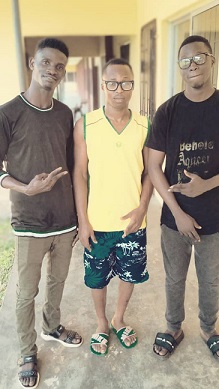
#> input picture Images/friends.jpg, 219 x 389 px
$ python maskhist.py
#> lines starting #> are read from the running program, lines starting #| are printed output that depends on the picture; after the words box and inside, x2 and y2 are one past the last pixel; in counts of white or black regions, pixels touching at a corner belong together
import cv2 as cv
import numpy as np
import matplotlib.pyplot as plt
img = cv.imread("Images/friends.jpg")
#> img is the input picture: shape (389, 219, 3); mean B, G, R 130.2, 150.5, 160.8
blank = np.zeros(img.shape[:2], dtype = "uint8")
rectangular_mask = cv.rectangle(blank.copy(), (30, 30), (100, 200), 255, -1)
cv.imshow("RECTANGULAR MASK", rectangular_mask)
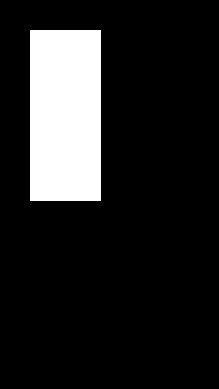
#> window 'RECTANGULAR MASK': shape (389, 219); 14.3% white; 1 white region, box (x1, y1, x2, y2) and area: (30, 30, 101, 201) 12141
masked = cv.bitwise_and(img, img, mask=rectangular_mask)
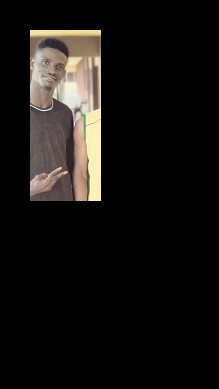
#> masked: shape (389, 219, 3); mean B, G, R 17.3, 19.8, 22.2
colors= ('b', 'g', 'r')
plt.figure
plt.xlabel("bins")
plt.ylabel(" No of Pixels")
plt.title("Histogram of the colour format of the masked image")


for i, col in enumerate(colors):
    hist = cv.calcHist([img], [i], rectangular_mask, [256], [0, 255])
    plt.plot(hist, color=col)
    plt.xlim([0, 255])

plt.show()
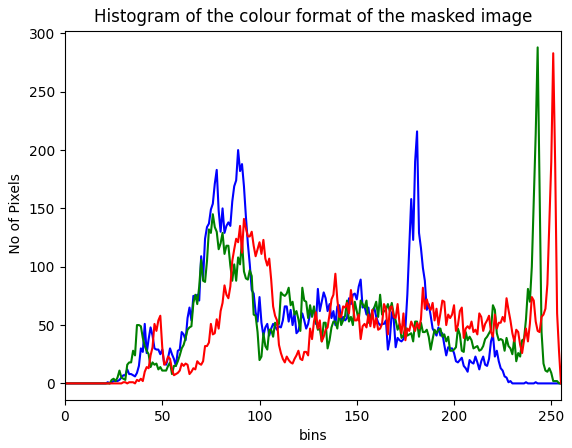
#> figure drawn by matplotlib, 1 panel; curve peaks at x = 181, y = 216; curve peaks at x = 243, y = 288; curve peaks at x = 251, y = 283

cv.waitKey(0)

$ run again, with Images/flex.jpg copied over Images/friends.jpg
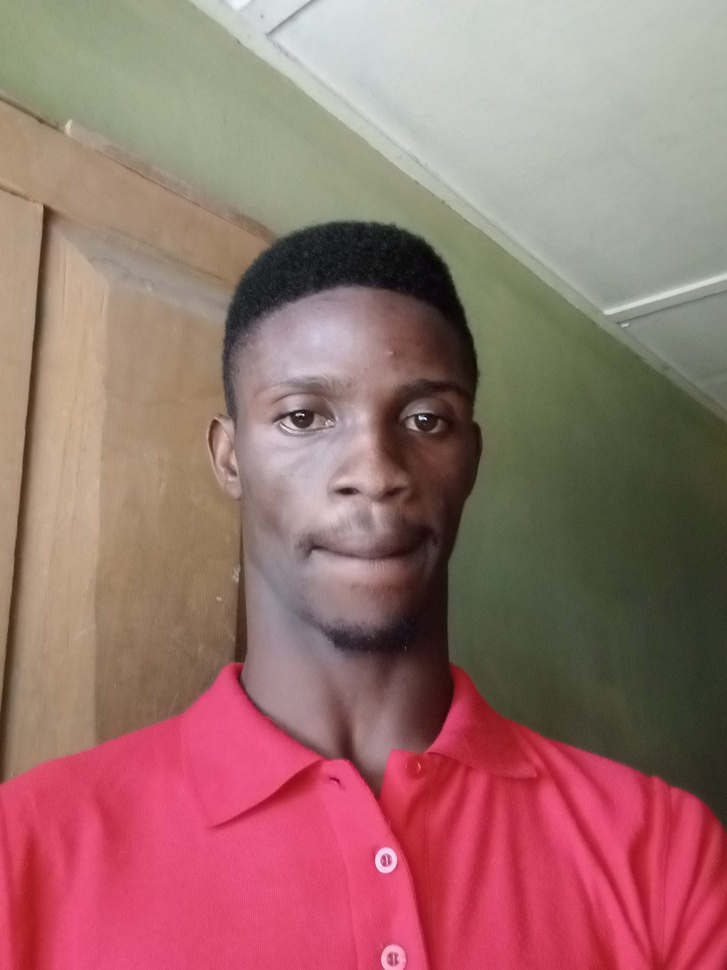
#> input picture Images/flex.jpg, 727 x 970 px, shrunk from 2448 x 3264 before the run
#> img is the input picture: shape (970, 727, 3); mean B, G, R 109.7, 113.4, 154.8
#> `cv.imshow("RECTANGULAR MASK", rectangular_mask)`:
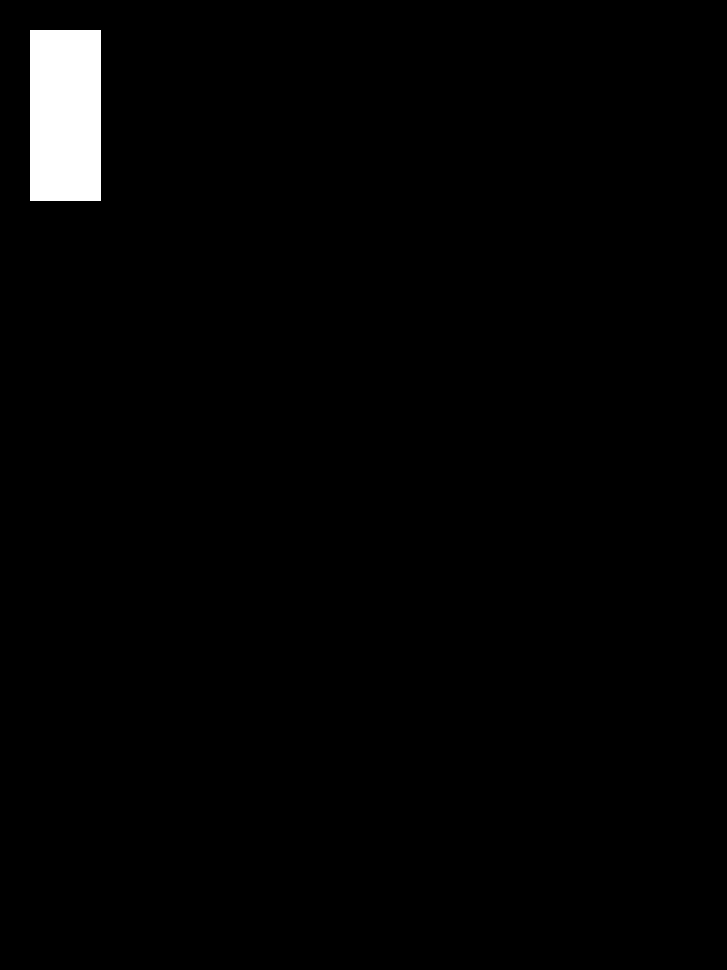
#> window 'RECTANGULAR MASK': shape (970, 727); 1.7% white; 1 white region, box (x1, y1, x2, y2) and area: (30, 30, 101, 201) 12141
#> `plt.show()`:
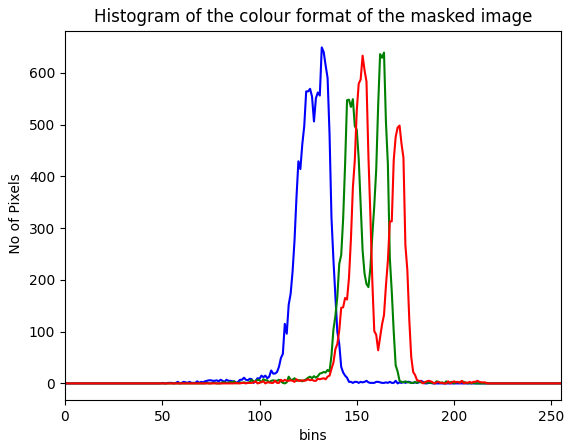
#> figure drawn by matplotlib, 1 panel; curve peaks at x = 132, y = 649; curve peaks at x = 164, y = 639; curve peaks at x = 153, y = 633

$ run again, with Images/seun.jpg copied over Images/friends.jpg
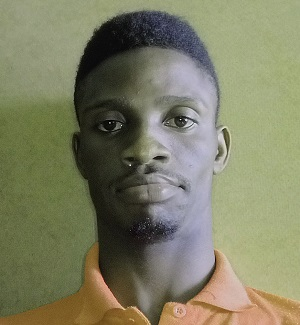
#> input picture Images/seun.jpg, 300 x 325 px
#> img is the input picture: shape (325, 300, 3); mean B, G, R 99.9, 127.1, 126.9
#> `cv.imshow("RECTANGULAR MASK", rectangular_mask)`:
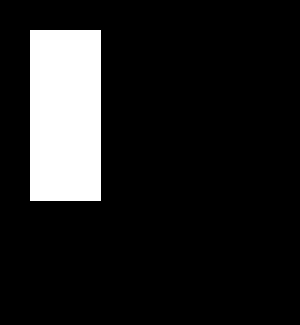
#> window 'RECTANGULAR MASK': shape (325, 300); 12.5% white; 1 white region, box (x1, y1, x2, y2) and area: (30, 30, 101, 201) 12141
#> `plt.show()`:
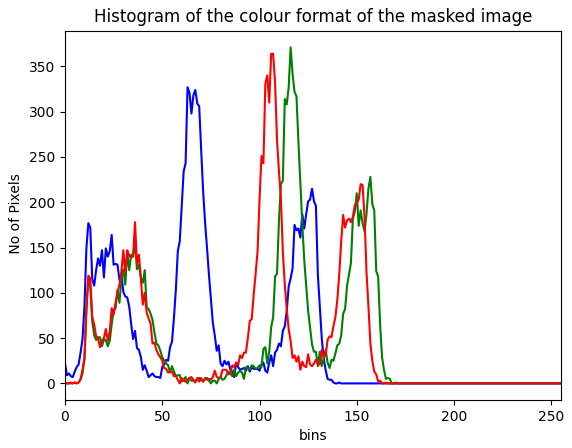
#> figure drawn by matplotlib, 1 panel; curve peaks at x = 63, y = 327; curve peaks at x = 116, y = 371; curve peaks at x = 106, y = 364
